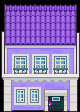

Below is a game level as drawn by its tile map, then a one-line description and the .tmx that defines it (tile-layer data replaced by summaries):
An orthogonal 5x7 tile map with 16x16 px tiles, 3 tile layers (OnGrass, Collisions, WalkBehind) and 1 object (teleport on push).

<map version="1.10" tiledversion="1.11.0" orientation="orthogonal" renderorder="right-down" compressionlevel="6" width="5" height="7" tilewidth="16" tileheight="16" infinite="0" nextlayerid="5" nextobjectid="10">
 <tileset firstgid="1" source="../../../tileset/med-3-h250.tsx" />
 <layer id="4" name="OnGrass" width="5" height="7">
  <data>[35 cells, 2 non-empty, 2 distinct tile ids]</data>
 </layer>
 <layer id="1" name="Collisions" width="5" height="7">
  <data>[35 cells, 30 non-empty, 30 distinct tile ids]</data>
 </layer>
 <layer id="2" name="WalkBehind" width="5" height="7">
  <data>[35 cells, 8 non-empty, 7 distinct tile ids]</data>
 </layer>
 <objectgroup name="Moving">
  <object id="9" type="teleport on push" x="32" y="112" width="16" height="16">
   <properties>
    <property name="map" value="floor-0" />
    <property name="x" value="3" />
    <property name="y" value="8" />
   </properties>
  </object>
 </objectgroup>
</map>
